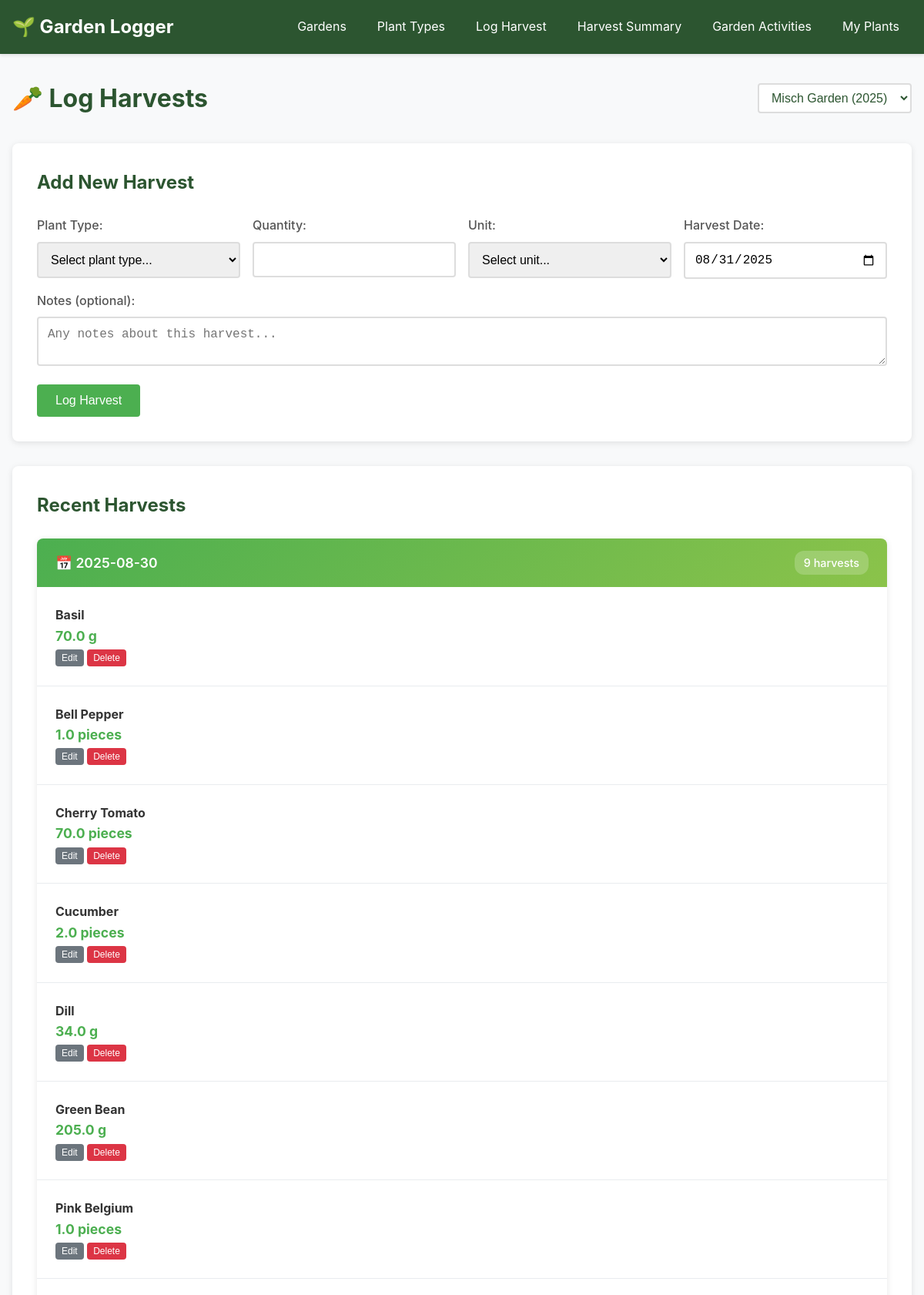
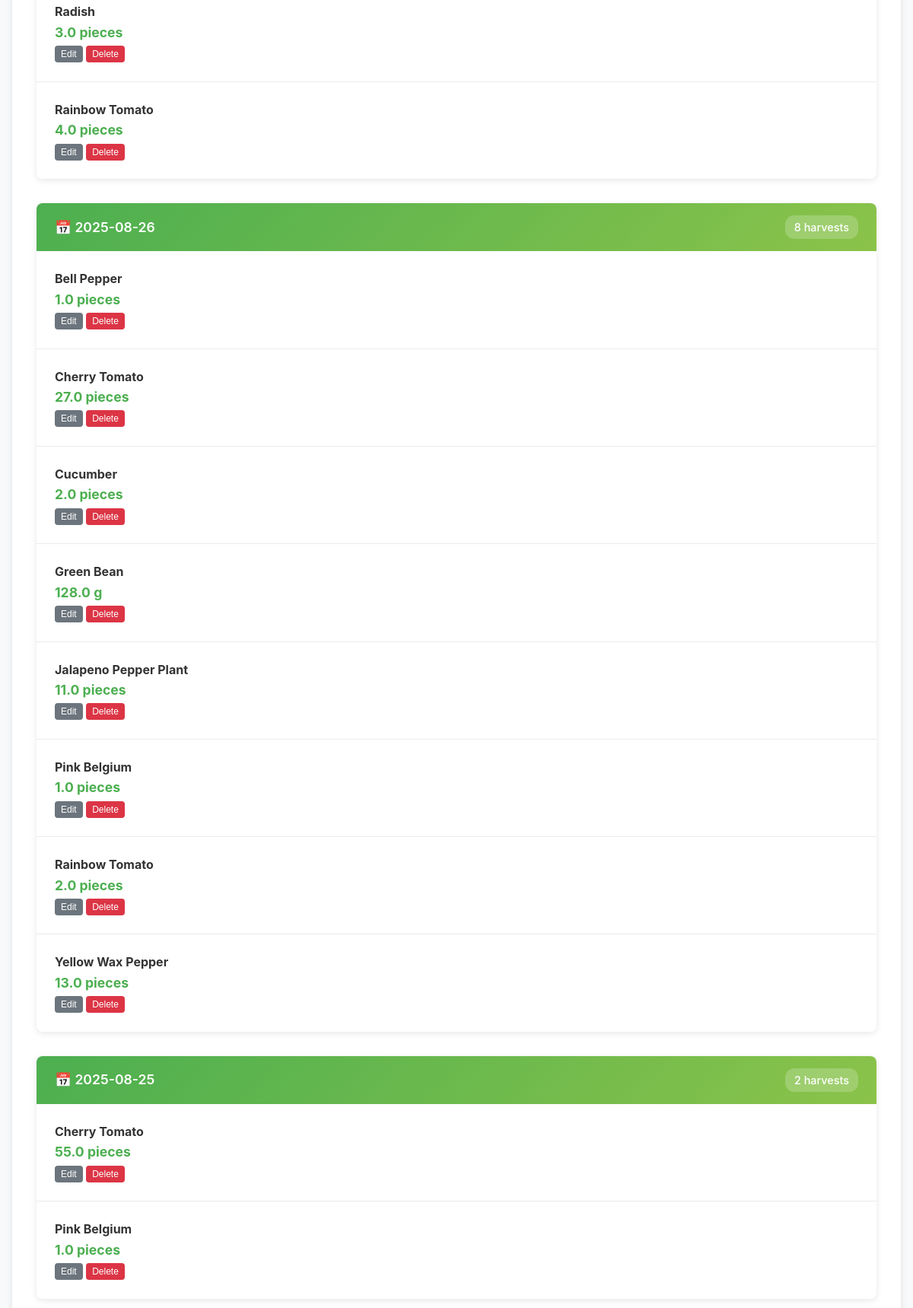
The app's page /harvests (upper part) with its own data (2 pictures, top to bottom).
### tables this page shows
CREATE TABLE "harvests" (
                    id INTEGER PRIMARY KEY AUTOINCREMENT,
                    garden_id INTEGER NOT NULL,
                    plant_type_id INTEGER NOT NULL,
                    quantity REAL NOT NULL,
                    unit TEXT NOT NULL,
                    harvest_date DATE NOT NULL,
                    notes TEXT,
                    created_at TIMESTAMP DEFAULT CURRENT_TIMESTAMP,
                    FOREIGN KEY (garden_id) REFERENCES gardens (id) ON DELETE CASCADE,
                    FOREIGN KEY (plant_type_id) REFERENCES plant_types (id) ON DELETE CASCADE
                );

CREATE TABLE "plant_types" (
                    id INTEGER PRIMARY KEY AUTOINCREMENT,
                    garden_id INTEGER NOT NULL,
                    name TEXT NOT NULL,
                    description TEXT,
                    created_at TIMESTAMP DEFAULT CURRENT_TIMESTAMP,
                    FOREIGN KEY (garden_id) REFERENCES gardens (id) ON DELETE CASCADE
                );

### main.py (the view)
@app.get("/harvests", response_class=HTMLResponse)
async def harvests_page(request: Request):
    current_garden_id = get_current_garden_id(request)
    current_garden = db.get_garden_by_id(current_garden_id)
    plant_types = db.get_plant_types(current_garden_id)
    harvests = db.get_harvests(current_garden_id)
    gardens = db.get_gardens()
    return templates.TemplateResponse("harvests.html", {
        "request": request,
        "plant_types": plant_types,
        "harvests": harvests,
        "current_garden": current_garden,
        "gardens": gardens
    })

### templates/harvests.html (shortened to what this page needs)
{% extends "base.html" %}
{% block content %}
<div class="container">
    <div class="page-header">
        <h1>🥕 Log Harvests</h1>
        {% if gardens|length > 1 %}
            <select id="garden-select-harvests" class="garden-dropdown-inline" onchange="switchGardenAndReload(this.value, '/harvests')">
                {% for garden in gardens %}
                    <option value="{{ garden.id }}" {% if current_garden and garden.id == current_garden.id %}selected{% endif %}>
                        {{ garden.name }} ({{ garden.year }})
                    </option>
                {% endfor %}
            </select>
        {% elif current_garden %}
            <span class="current-garden-inline">{{ current_garden.name }} ({{ current_garden.year }})</span>
        {% endif %}
    </div>
    <div class="form-section">
        <h2>Add New Harvest</h2>
        {% if plant_types %}
            <form hx-post="/harvests" hx-target="#harvests-list" hx-swap="outerHTML">
                <div class="form-row">
                    <div class="form-group">
                        <label for="plant_type_id">Plant Type:</label>
                        <select id="plant_type_id" name="plant_type_id" required>
                            <option value="">Select plant type...</option>
                        </select>
                    </div>
                    <div class="form-group">
                        <label for="quantity">Quantity:</label>
                        <input type="number" id="quantity" name="quantity" step="0.1" required>
                    </div>
                    <div class="form-group">
                        <label for="unit">Unit:</label>
                        <select id="unit" name="unit" required>
                            <option value="">Select unit...</option>
                        </select>
                    </div>
                    <div class="form-group">
                        <label for="harvest_date">Harvest Date:</label>
                        <input type="date" id="harvest_date" name="harvest_date" required>
                    </div>
                </div>
                <div class="form-group">
                    <label for="notes">Notes (optional):</label>
                    <textarea id="notes" name="notes" rows="2" placeholder="Any notes about this harvest..."></textarea>
                </div>
                <button type="submit" class="btn btn-primary">Log Harvest</button>
            </form>
        {% else %}
            <div class="info-message">
                <p>⚠️ No plant types found for this garden. <a href="/plant-types?garden_id={{ current_garden.id if current_garden }}">Add plant types first</a> before logging harvests.</p>
            </div>
        {% endif %}
    </div>
    <div class="list-section">
        <h2>Recent Harvests</h2>
        <div id="harvests-list">
            {% include "partials/harvests_list.html" %}
        </div>
    </div>
</div>
{% endblock %}

### templates/partials/harvests_list.html (shortened to what this page needs)
<div id="harvests-list">
    {% if harvests %}
        <div class="grouped-records">
            {% for date_group in harvests %}
                <div class="date-group">
                    <div class="date-header">
                        <h3>📅 {{ date_group.date }}</h3>
                        <span class="harvest-count">{{ date_group.harvests|length }} harvest{% if date_group.harvests|length != 1 %}s{% endif %}</span>
                    </div>
                    <div class="date-records">
                        {% for harvest in date_group.harvests %}
                            <div class="record-item harvest-record" id="harvest-{{ harvest.id }}">
                                <div class="harvest-content">
                                    <div class="harvest-main">
                                        <h4>{{ harvest.plant_name }}</h4>
                                    </div>
                                    <div class="harvest-quantity">
                                        <span class="quantity">{{ harvest.quantity }} {{ harvest.unit }}</span>
                                    </div>
                                    <div class="harvest-actions">
                                        <button hx-get="/harvests/{{ harvest.id }}/edit"
                                                hx-target="#harvest-{{ harvest.id }}"
                                                hx-swap="outerHTML"
                                                class="btn btn-secondary btn-xs">Edit</button>
                                        <button hx-delete="/harvests/{{ harvest.id }}"
                                                hx-target="#harvests-list"
                                                hx-swap="outerHTML"
                                                hx-confirm="Are you sure you want to delete this harvest record?"
                                                class="btn btn-danger btn-xs">Delete</button>
                                    </div>
                                </div>
                            </div>
                        {% endfor %}
                    </div>
                </div>
            {% endfor %}
        </div>
    {% else %}
        <p class="empty-message">No harvests logged yet. Log your first harvest above!</p>
    {% endif %}
</div>

### static/css/style.css (style rules this page uses)
* { margin: 0; padding: 0; box-sizing: border-box; }
body { font-family: -apple-system, BlinkMacSystemFont, 'Segoe UI', Roboto, Oxygen, Ubuntu, Cantarell, sans-serif; line-height: 1.6; color: #333; background-color: #f8f9fa; }
.container { max-width: 1200px; margin: 0 auto; padding: 0 1rem; }
.page-header { margin-bottom: 2rem; display: flex; justify-content: space-between; align-items: center; }
.page-header h1 { color: #2c5530; margin: 0; flex: 1; }
.garden-dropdown-inline { padding: 0.5rem 0.75rem; border: 2px solid #ddd; border-radius: 4px; background-color: white; color: #2c5530; font-size: 1rem; font-weight: 500; min-width: 200px; max-width: 300px; width: auto; transition: border-color 0.3s; }
.form-section { background: white; padding: 2rem; border-radius: 8px; box-shadow: 0 2px 8px rgba(0,0,0,0.1); margin-bottom: 2rem; }
.form-section h2 { color: #2c5530; margin-bottom: 1.5rem; }
.form-group { margin-bottom: 1rem; }
.form-row { display: grid; grid-template-columns: repeat(auto-fit, minmax(200px, 1fr)); gap: 1rem; }
label { display: block; margin-bottom: 0.5rem; font-weight: 500; color: #555; }
input[type="text"], input[type="number"], input[type="date"], select, textarea { width: 100%; padding: 0.75rem; border: 2px solid #ddd; border-radius: 4px; font-size: 1rem; transition: border-color 0.3s; }
.btn { display: inline-block; padding: 0.75rem 1.5rem; background-color: #4CAF50; color: white; text-decoration: none; border: none; border-radius: 4px; cursor: pointer; font-size: 1rem; transition: background-color 0.3s; }
.btn-primary { background-color: #4CAF50; }
.btn-secondary { background-color: #6c757d; }
.list-section { background: white; padding: 2rem; border-radius: 8px; box-shadow: 0 2px 8px rgba(0,0,0,0.1); }
.list-section h2 { color: #2c5530; margin-bottom: 1.5rem; }
.grouped-records { display: flex; flex-direction: column; gap: 2rem; }
.date-group { background: white; border-radius: 8px; overflow: hidden; box-shadow: 0 2px 8px rgba(0,0,0,0.1); }
.date-header { background: linear-gradient(135deg, #4CAF50, #8BC34A); color: white; padding: 1rem 1.5rem; display: flex; justify-content: space-between; align-items: center; }
.date-header h3 { margin: 0; font-size: 1.1rem; font-weight: 600; }
.harvest-count { background: rgba(255,255,255,0.2); padding: 0.25rem 0.75rem; border-radius: 12px; font-size: 0.9rem; font-weight: 500; }
.date-records { padding: 0; }
.date-records .record-item { padding: 1.5rem; border: none; border-bottom: 1px solid #e9ecef; border-radius: 0; background-color: white; margin: 0; }
.date-records .record-item:last-child { border-bottom: none; }
.quantity { font-weight: bold; color: #4CAF50; font-size: 1.1rem; }
.btn-xs { padding: 0.25rem 0.5rem; font-size: 0.75rem; }
.btn-danger { background-color: #dc3545; border-color: #dc3545; }
.record-item { position: relative; }

### records on screen
harvests: date "2025-08-30", harvests|length "9", plant_name "Basil", quantity "70.0", unit "g"
harvests: plant_name "Bell Pepper", quantity "1.0", unit "pieces"
harvests: plant_name "Cherry Tomato", quantity "70.0", unit "pieces"
harvests: plant_name "Cucumber", quantity "2.0", unit "pieces"
harvests: plant_name "Dill", quantity "34.0", unit "g"
harvests: plant_name "Green Bean", quantity "205.0", unit "g"
harvests: plant_name "Pink Belgium", quantity "1.0", unit "pieces"
harvests: plant_name "Radish", quantity "3.0", unit "pieces"
harvests: plant_name "Rainbow Tomato", quantity "4.0", unit "pieces"
harvests: date "2025-08-26", harvests|length "8", plant_name "Bell Pepper", quantity "1.0", unit "pieces"
harvests: plant_name "Cherry Tomato", quantity "27.0", unit "pieces"
harvests: plant_name "Cucumber", quantity "2.0", unit "pieces"
harvests: plant_name "Green Bean", quantity "128.0", unit "g"
harvests: plant_name "Jalapeno Pepper Plant", quantity "11.0", unit "pieces"
harvests: plant_name "Pink Belgium", quantity "1.0", unit "pieces"
harvests: plant_name "Rainbow Tomato", quantity "2.0", unit "pieces"
harvests: plant_name "Yellow Wax Pepper", quantity "13.0", unit "pieces"
harvests: date "2025-08-25", harvests|length "2", plant_name "Cherry Tomato", quantity "55.0", unit "pieces"
harvests: plant_name "Pink Belgium", quantity "1.0", unit "pieces"

### other values on screen
form field value "Misch Garden (2025)"
